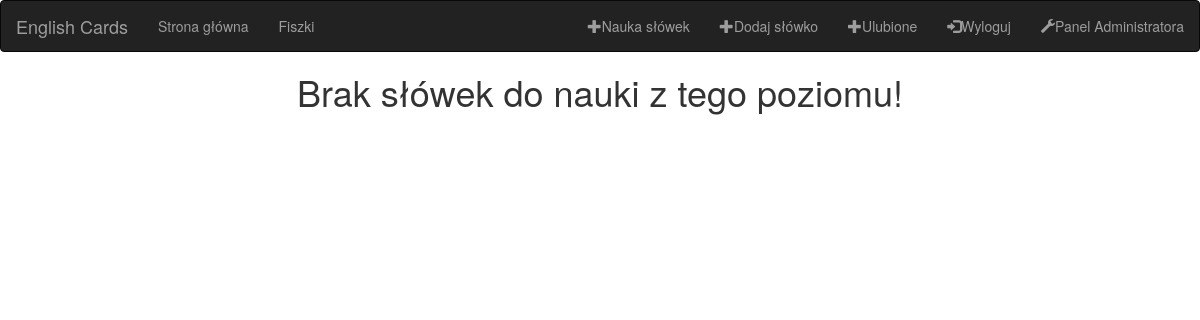
Before: /nauka/A1/ (signed in) with the older database file.
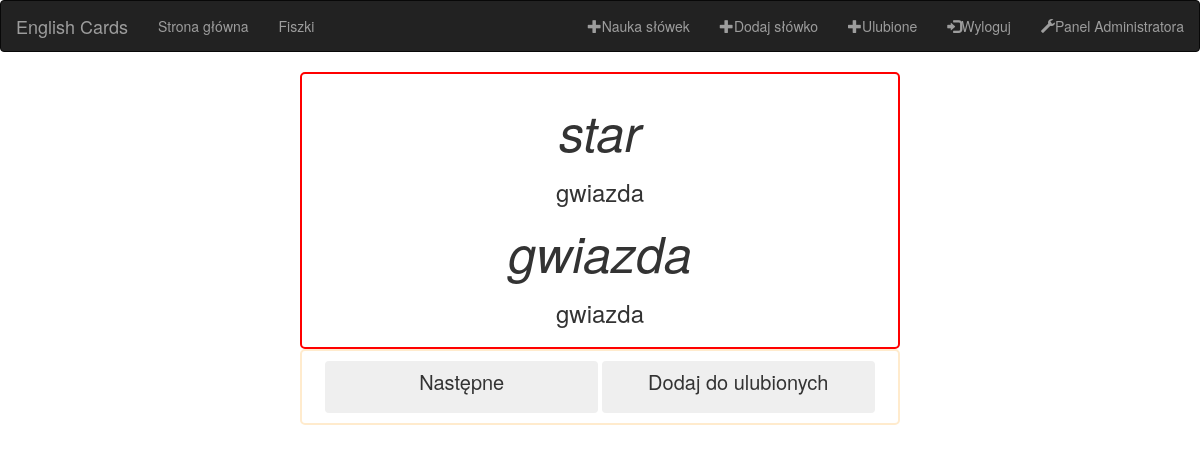
After: the same page with the newer database file.
### words/models.py (models this page shows, shortened)
class MemoryCard(models.Model):
    polishName = models.CharField(verbose_name="Polskie słowo", blank=False, null=False, default = "defaultpolishword", max_length=50)
    englishName = models.CharField(verbose_name="Angielskie słowo", blank=False, null=False, default = "defaultenglishword", max_length=50)
    polishDescription = models.TextField(verbose_name="Polski opis", blank=False, null=False, default = "defaultpolishdescription", max_length=500)
    englishDescription = models.TextField(verbose_name="Angielski opis", blank=False, null=False, default = "defaultenglishdescription", max_length=500)
    wordLevel = models.IntegerField(choices=english_level, default=0, verbose_name='Poziom słówka')
    confirmation_status = models.IntegerField(choices=confirmation_status, default=0, verbose_name='Status')
    class Meta:
        verbose_name = "Słówko"
        verbose_name_plural = "Słówka"

### words/views.py (the view, shortened to what this page needs)
# urls.py: path('nauka/<slug:slug>/', words_views.learnByLevel, name = 'learnByLevel'),
def learnByLevel(request, slug):
    if slug == 'A1': level = 0
    elif slug == 'A2': level = 1
    elif slug == 'B1': level = 2
    elif slug == 'B2': level = 3
    elif slug == 'C1': level = 4
    elif slug == 'C2': level = 5
    words = list(MemoryCard.objects.filter(wordLevel = level))
    userWords = FavoriteUserCards.objects.filter(user = request.user)
    userWordsList = []
    for word in userWords:
        userWordsList.append(word.card)
    wordsToLearn = list(set(words) - set (userWordsList))
    wordToLearn = []
    if wordsToLearn:
        wordToLearn = random.choice(wordsToLearn)
    context = {'wordToLearn': wordToLearn}
    return render(request, 'words/learnByLevel.html', context)

### words/templates/words/learnByLevel.html (shortened to what this page needs)
{% include 'navbar.html' %}
{% load static %}
<link rel ="stylesheet" href ="{% static 'words/learnByLevel.css' %}">
{% if wordToLearn %}
<div class = "word">
<h2>{{wordToLearn.englishName}}</h2>
<h3>{{wordToLearn.englishDescription}}</h3>
<h2>{{wordToLearn.polishName}}</h2>
<h3>{{wordToLearn.polishDescription}}</h3>
</div>
<form method="POST">
<div class = "buttons">
    <div class="row">
    <button type="submit" class="btn btn-light" name = "next"><p>Następne</p></button>
    <button type="submit" class="btn btn-light" name = "{{wordToLearn.id}}"><p>Dodaj do ulubionych</p></button>
    </div>
</div>
</form>
{% else %}
<h1>Brak słówek do nauki z tego poziomu!<h1>
{% endif %}

Changed rows visible on the page:
added MemoryCard: englishName "star", englishDescription "gwiazda", polishName "gwiazda", polishDescription "gwiazda"
Other visible differences:
text no longer shown: "Brak słówek do nauki z tego poziomu!"
text now shown: "Następne Dodaj do ulubionych"
